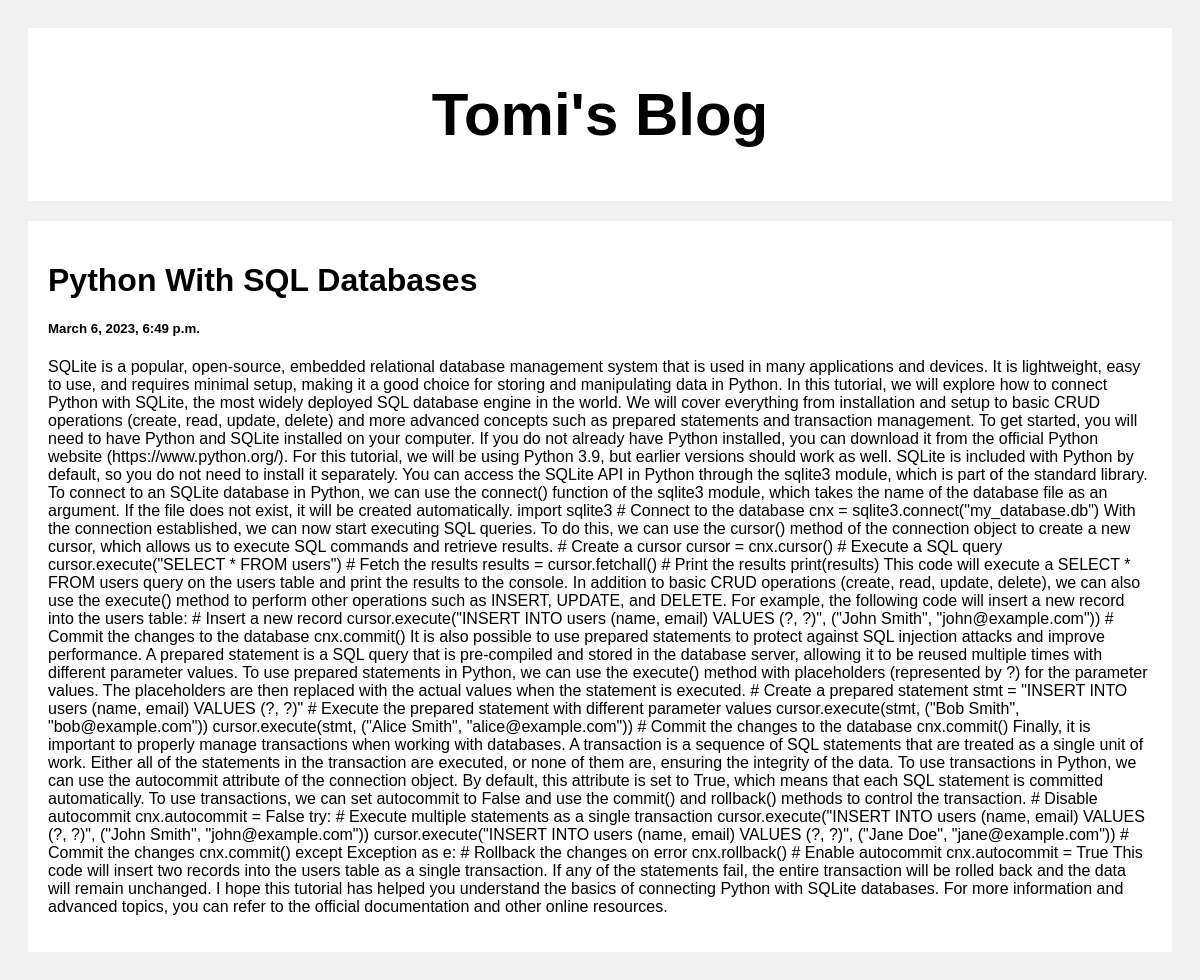
/post/1, run on the app's committed database.
### posts/models.py (models this page shows)
class Post(models.Model):
    title = models.CharField(max_length=100)
    body = models.CharField(max_length=1000000)
    created_at = models.DateTimeField(default=datetime.now, blank=True)

### posts/views.py (the view)
# urls.py: path('post/<str:pk>', views.post, name='post')
def post(request, pk):
    posts = Post.objects.get(id=pk)
    return render(request, 'posts.html', {'posts': posts})

### templates/posts.html (shortened to what this page needs)
<!DOCTYPE html>
<html>
<head>
</head>
<body>
<div class="header">
  <h2>Tomi's Blog</h2>
</div>
<div class="row">
  <div class="leftcolumn">
    <div class="card">
      <a style = "text-decoration: none; color: black;" href="#">
        <h1>{{posts.title}}</h1>
        <h5>{{posts.created_at}}</h5>
        <p>{{posts.body}}</p>
      </a>
    </div>
  </div>
</div>
</body>
</html>

### templates/posts.html (style rules this page uses)
* { box-sizing: border-box; }
body { font-family: Arial; padding: 20px; background: #f1f1f1; }
.header { padding: 2px; font-size: 40px; text-align: center; background: white; }
.leftcolumn { float: left; width: 100%; }
.card { background-color: white; padding: 20px; margin-top: 20px; }
.row:after { content: ""; display: table; clear: both; }

### data on the page
Post: title "Python With SQL Databases", created_at "March 6, 2023, 6:49 p.m.", body "SQLite is a popular, open-source, embedded relational database management system that is used in many applications and devices. It is lightweight, easy to use, and requires minimal setup, making it a good choice for storing and manipulating data in Python. In this tutorial, we will explore how to connect Python with SQLite, the most widely deployed SQL database engine in the world. We will cover everything from installation and setup to basic CRUD operations (create, read, update, delete) and more advanced concepts such as prepared statements and transaction management. To get started, you will need to have Python and SQLite installed on your computer. If you do not already have Python…"
